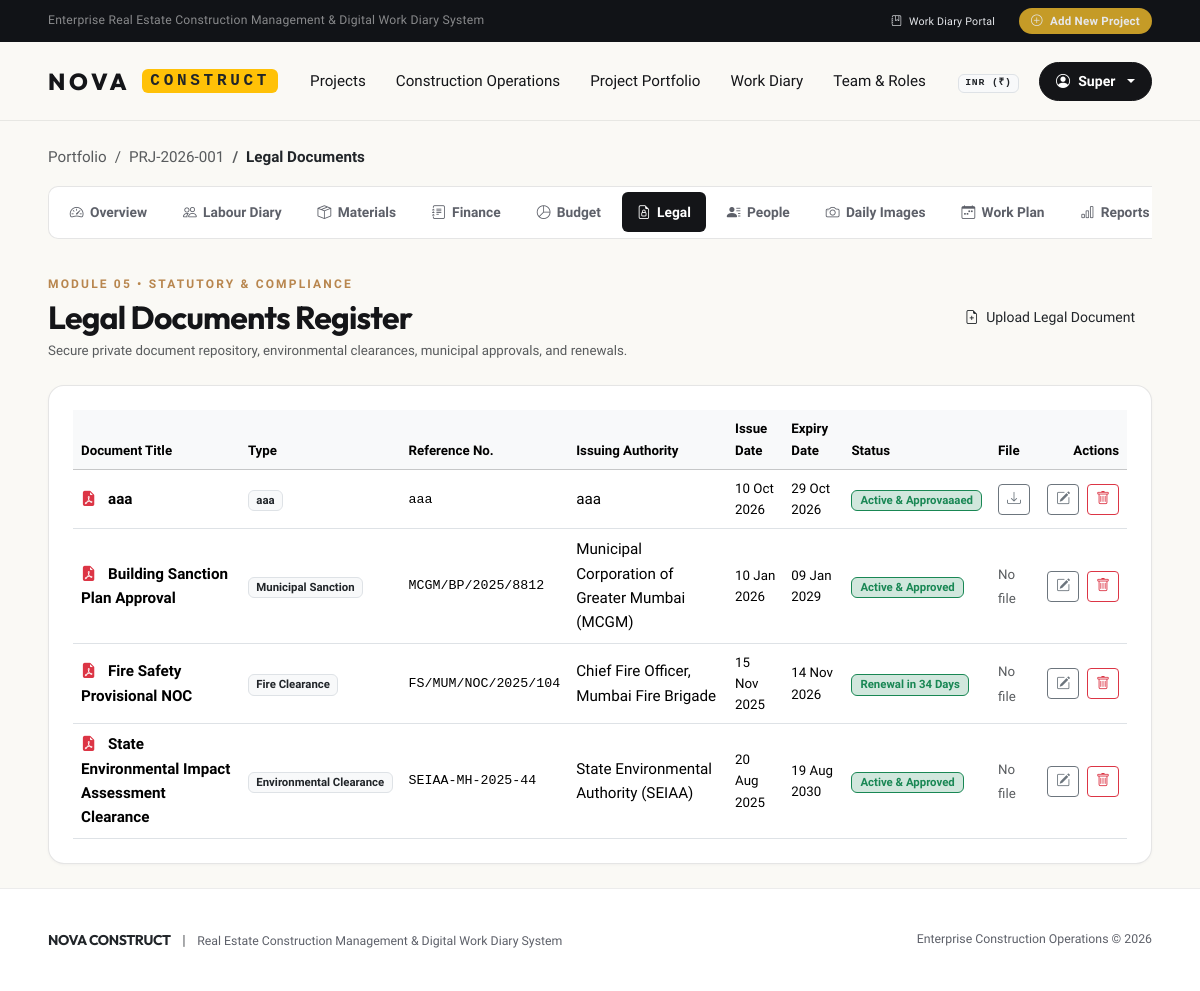
The page /projects/1/legal/ (signed in) on the database its author committed.
### apps/accounts/models.py (models this page shows, shortened)
class User(AbstractUser):
    phone_number = models.CharField(max_length=20, blank=True, verbose_name=_("Phone Number"))
    primary_role = models.CharField(
        max_length=30,
        choices=RoleChoices.choices,
        default=RoleChoices.SITE_SUPERVISOR,
        verbose_name=_("System Role"),
        help_text=_("Default organizational role for the user.")
    )
    is_approved = models.BooleanField(
        default=True,
        verbose_name=_("Account Approved"),
        help_text=_("Designates whether this user account is approved by an administrator.")
    )
    organization = models.CharField(
        max_length=150,
        blank=True,
        verbose_name=_("Company / Organization")
    )
    class Meta:
        verbose_name = _("User")
        verbose_name_plural = _("Users")
        ordering = ['username']
    @property
    def is_super_admin(self):
        return self.is_superuser or self.primary_role == RoleChoices.SUPER_ADMIN
    @property
    def is_company_admin(self):
        return self.is_super_admin or self.primary_role == RoleChoices.COMPANY_ADMIN
    def get_role_on_project(self, project):
        if self.is_super_admin:
            return RoleChoices.SUPER_ADMIN
        if self.is_company_admin:
            return RoleChoices.COMPANY_ADMIN
        membership = self.project_memberships.filter(project=project, is_active=True).first()
        return membership.role if membership else None
    def has_project_access(self, project):
        if not self.is_active or not self.is_approved:
            return False
        if self.is_company_admin:
            return True
        return self.project_memberships.filter(project=project, is_active=True).exists()
    def can_manage_project(self, project=None):
        if not self.is_active or not self.is_approved:
            return False
        if self.is_company_admin:
            return True
        if project:
            role = self.get_role_on_project(project)
            return role in (RoleChoices.SUPER_ADMIN, RoleChoices.COMPANY_ADMIN, RoleChoices.PROJECT_MANAGER)
        return self.primary_role == RoleChoices.PROJECT_MANAGER

### apps/projects/models.py (models this page shows, shortened)
class Project(models.Model):
    name = models.CharField(max_length=200, verbose_name=_("Project Name"))
    code = models.CharField(
        max_length=50,
        unique=True,
        db_index=True,
        verbose_name=_("Unique Project Code"),
        help_text=_("e.g. PRJ-2026-001")
    )
    description = models.TextField(blank=True, verbose_name=_("Description"))
    project_type = models.CharField(
        max_length=100,
        default='Commercial & Residential',
        verbose_name=_("Project Type")
    )
    currency = models.CharField(
        max_length=10,
        default='INR',
        verbose_name=_("Project Currency")
    )
    address = models.TextField(blank=True, verbose_name=_("Site Address"))
    location = models.CharField(
        max_length=150,
        verbose_name=_("City / Location"),
        help_text=_("e.g. Central City Waterfront, Sector 45")
    )
    client_name = models.CharField(max_length=150, verbose_name=_("Client / Owner"))
    client_contact = models.CharField(max_length=100, blank=True, verbose_name=_("Client Contact Info"))
    cover_image = models.ImageField(
        upload_to='project_covers/',
        blank=True,
        null=True,
        verbose_name=_("Cover Image")
    )
    approved_initial_budget = models.DecimalField(
        max_digits=15,
        decimal_places=2,
        default=Decimal('0.00'),
        verbose_name=_("Approved Initial Budget")
    )
    start_date = models.DateField(verbose_name=_("Start Date"))
    expected_completion_date = models.DateField(verbose_name=_("Expected Completion Date"))
    actual_completion_date = models.DateField(null=True, blank=True, verbose_name=_("Actual Completion Date"))
    status = models.CharField(
        max_length=30,
        choices=ProjectStatusChoices.choices,
        default=ProjectStatusChoices.ACTIVE,
        verbose_name=_("Project Status")
    )
    progress_percentage = models.PositiveSmallIntegerField(
        default=0,
        verbose_name=_("Construction Progress (%)")
    )
    created_by = models.ForeignKey(
        'accounts.User',
        on_delete=models.SET_NULL,
        null=True,
        blank=True,
        related_name='created_projects',
        verbose_name=_("Created By")
    )
    created_at = models.DateTimeField(auto_now_add=True)
    updated_at = models.DateTimeField(auto_now=True)
    class Meta:
        verbose_name = _("Project")
        verbose_name_plural = _("Projects")
        ordering = ['-updated_at']
        indexes = [
            models.Index(fields=['code']),
            models.Index(fields=['status']),
            models.Index(fields=['start_date']),
        ]

class LegalDocument(models.Model):
    project = models.ForeignKey(Project, on_delete=models.CASCADE, related_name='legal_documents')
    title = models.CharField(max_length=200)
    document_type = models.CharField(max_length=100)
    reference_number = models.CharField(max_length=100, blank=True)
    issuing_authority = models.CharField(max_length=200, blank=True)
    issue_date = models.DateField(default=timezone.now)
    expiry_date = models.DateField(null=True, blank=True)
    document_file = models.FileField(upload_to='legal_docs/', null=True, blank=True)
    status = models.CharField(max_length=30, default='Active & Approved')
    uploaded_by = models.ForeignKey('accounts.User', on_delete=models.SET_NULL, null=True, blank=True)
    created_at = models.DateTimeField(auto_now_add=True)
    class Meta:
        ordering = ['-issue_date', '-created_at']

### apps/projects/views.py (the view, shortened to what this page needs)
# urls.py: path('<int:pk>/legal/', views.project_legal_view, name='project_legal'),
@login_required
@project_access_required
def project_legal_view(request, pk):
    project = request.current_project
    form = LegalDocumentForm()
    documents = project.legal_documents.all()
    context = {
        'project': project,
        'active_tab': 'legal',
        'user_role': request.current_project_role,
        'form': form,
        'documents': documents,
    }
    return render(request, 'projects/modules/legal_documents.html', context)

### templates/projects/modules/legal_documents.html (shortened to what this page needs)
{% extends 'base.html' %}
{% block content %}
<div class="nova-container py-4">
  <nav aria-label="breadcrumb" class="mb-3">
    <ol class="breadcrumb small">
      <li class="breadcrumb-item"><a href="{% url 'projects:project_list' %}" class="text-decoration-none text-muted">Portfolio</a></li>
      <li class="breadcrumb-item"><a href="{% url 'projects:project_detail' project.pk %}" class="text-decoration-none text-muted">{{ project.code }}</a></li>
      <li class="breadcrumb-item active text-dark fw-bold" aria-current="page">Legal Documents</li>
    </ol>
  </nav>
  {% include 'projects/components/project_tabs.html' %}
  <div class="d-flex flex-wrap justify-content-between align-items-center gap-3 mb-4">
    <div>
      <span class="hero-eyebrow mb-1">MODULE 05 &bull; STATUTORY &amp; COMPLIANCE</span>
      <h2 class="font-heading fw-bold mb-1">Legal Documents Register</h2>
      <p class="text-muted small mb-0">Secure private document repository, environmental clearances, municipal approvals, and renewals.</p>
    </div>
    <div>
      <button class="btn nova-btn-primary btn-sm px-3" data-bs-toggle="modal" data-bs-target="#addLegalDocModal">
        <i class="bi bi-file-earmark-plus me-1"></i> Upload Legal Document
      </button>
    </div>
  </div>
  <div class="nova-card p-4">
    <div class="table-responsive">
      <table class="table table-hover align-middle mb-0">
        <thead class="table-light small">
          <tr>
            <th>Document Title</th>
            <th>Type</th>
            <th>Reference No.</th>
            <th>Issuing Authority</th>
            <th>Issue Date</th>
            <th>Expiry Date</th>
            <th>Status</th>
            <th>File</th>
            <th class="text-end">Actions</th>
          </tr>
        </thead>
        <tbody>
          {% for doc in documents %}
          <tr>
            <td class="fw-bold">
              <i class="bi bi-file-earmark-pdf-fill text-danger me-2"></i> {{ doc.title }}
            </td>
            <td><span class="badge bg-light text-dark border">{{ doc.document_type }}</span></td>
            <td class="font-monospace small">{{ doc.reference_number|default:"—" }}</td>
            <td>{{ doc.issuing_authority|default:"—" }}</td>
            <td class="small">{{ doc.issue_date|date:"d M Y"|default:"—" }}</td>
            <td class="small">{{ doc.expiry_date|date:"d M Y"|default:"Indefinite" }}</td>
            <td>
              <span class="badge bg-success-subtle text-success border border-success px-2 py-1">{{ doc.status }}</span>
            </td>
            <td>
              {% if doc.document_file %}
                <a href="{{ doc.document_file.url }}" download class="btn btn-sm btn-outline-secondary" title="Download Document">
                  <i class="bi bi-download"></i>
                </a>
              {% else %}
                <span class="text-muted small">No file</span>
              {% endif %}
            </td>
            <td class="text-end text-nowrap">
              <button type="button" class="btn btn-sm btn-outline-secondary py-1 px-2 me-1" data-bs-toggle="modal" data-bs-target="#editLegalModal{{ doc.pk }}" title="Edit Document">
                <i class="bi bi-pencil-square"></i>
              </button>
              <button type="button" class="btn btn-sm btn-outline-danger py-1 px-2" data-bs-toggle="modal" data-bs-target="#deleteLegalModal{{ doc.pk }}" title="Delete Document">
                <i class="bi bi-trash"></i>
              </button>
            </td>
          </tr>
          {% endfor %}
        </tbody>
      </table>
    </div>
  </div>
</div>
{% endblock %}

### templates/components/navbar.html (shortened to what this page needs)
<div class="nova-top-bar d-none d-md-block">
  <div class="nova-container d-flex justify-content-between align-items-center">
    <div>
      <span class="text-white-50">Enterprise Real Estate Construction Management &amp; Digital Work Diary System</span>
    </div>
    <div class="d-flex align-items-center gap-4">
      <a href="{% if user.is_authenticated %}{% url 'projects:project_list' %}{% else %}{% url 'accounts:login' %}{% endif %}" class="small">
        <i class="bi bi-journal-bookmark me-1"></i> Work Diary Portal
      </a>
      {% if user.is_authenticated and user.can_manage_project %}
      <a href="{% url 'projects:project_create' %}" class="nova-top-pill">
        <i class="bi bi-plus-circle me-1"></i> Add New Project
      </a>
      {% endif %}
    </div>
  </div>
</div>
<header class="nova-header">
  <div class="nova-container">
    <div class="nova-header-inner">
      <a href="{% url 'projects:project_list' %}" class="nova-logo">
        <span>NOVA</span>
        <span class="badge bg-warning text-dark font-monospace fs-6 px-2 py-1 ms-1">CONSTRUCT</span>
      </a>
      <ul class="nova-nav-links">
        <li class="nova-nav-item">
          <a href="{% url 'projects:project_list' %}#portfolio-section">Projects</a>
        </li>
        <li class="nova-nav-item">
          <a href="{% url 'projects:project_list' %}#operations-section">Construction Operations</a>
        </li>
        <li class="nova-nav-item">
          <a href="{% url 'projects:project_list' %}#portfolio-section">Project Portfolio</a>
        </li>
        <li class="nova-nav-item">
          <a href="{% url 'projects:project_list' %}#workdiary-section">Work Diary</a>
        </li>
        {% if user.is_authenticated and user.is_company_admin or user.primary_role == 'PROJECT_MANAGER' %}
        <li class="nova-nav-item">
          <a href="{% url 'accounts:user_list' %}">Team &amp; Roles</a>
        </li>
        {% endif %}
      </ul>
      <div class="nova-header-actions">
        <div class="nova-lang-selector d-none d-sm-block">
          <span class="badge bg-light text-dark border font-monospace">INR (₹)</span>
        </div>
        {% if user.is_authenticated %}
        <div class="dropdown">
          <button class="btn btn-hero-primary py-2 px-3 dropdown-toggle d-flex align-items-center gap-2" type="button" data-bs-toggle="dropdown" aria-expanded="false" style="font-size: 0.88rem; box-shadow: none;">
            <i class="bi bi-person-circle"></i>
            <span class="d-none d-lg-inline">{{ user.first_name|default:user.username }}</span>
          </button>
        </div>
        {% else %}
        <a href="{% url 'accounts:login' %}" class="btn-hero-primary py-2 px-4" style="font-size: 0.9rem;">
          <i class="bi bi-lock me-1"></i> Work Diary Portal
        </a>
        {% endif %}
      </div>
    </div>
  </div>
</header>

### rows shown on the page
User: first_name "Super"
Project: code "PRJ-2026-001"
LegalDocument: title "aaa", document_type "aaa", reference_number "aaa", issuing_authority "aaa", issue_date "10 Oct 2026", expiry_date "29 Oct 2026", status "Active & Approvaaaed"
LegalDocument: title "Building Sanction Plan Approval", document_type "Municipal Sanction", reference_number "MCGM/BP/2025/8812", issuing_authority "Municipal Corporation of Greater Mumbai (MCGM)", issue_date "10 Jan 2026", expiry_date "09 Jan 2029", status "Active & Approved", document_file "No file"
LegalDocument: title "Fire Safety Provisional NOC", document_type "Fire Clearance", reference_number "FS/MUM/NOC/2025/104", issuing_authority "Chief Fire Officer, Mumbai Fire Brigade", issue_date "15 Nov 2025", expiry_date "14 Nov 2026", status "Renewal in 34 Days", document_file "No file"
LegalDocument: title "State Environmental Impact Assessment Clearance", document_type "Environmental Clearance", reference_number "SEIAA-MH-2025-44", issuing_authority "State Environmental Authority (SEIAA)", issue_date "20 Aug 2025", expiry_date "19 Aug 2030", status "Active & Approved", document_file "No file"
